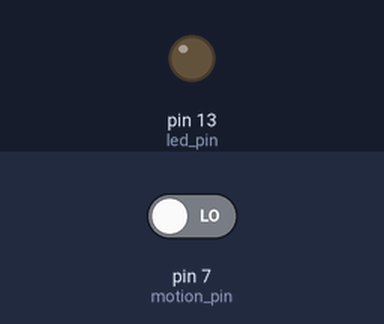
This sketch was run on a simulated Arduino Uno, built with avr-gcc and run on an emulated ATmega328P. Parts: output pins drawn as LEDs (lit = HIGH). Dashed ring = blinking. Inputs (shaded band) come from the test bench; at power-on: pin 7 (motion_pin) LOW.

Above: at 2.2 s.
2.3 s: pin 7 (motion_pin) driven HIGH
At 2.55 s:
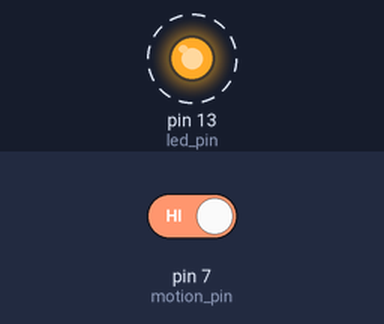
Timing chart, 0 to 11.3 s (numbered marks = the images above; inputs shaded):
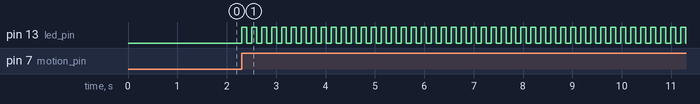

Measured:
- after the input at 2.3 s, pin 13 (led_pin): alternates HIGH for 0.10 s and LOW for 0.10 s, starting at once

The sketch:

MotionSenor.ino
```cpp
//Pins
const int led_pin = 13;
const int motion_pin = 7;

//Alarm
boolean alarm_mode = false;

//Variables for the flashing LED
int ledState = LOW;
long previousMillis = 0;
long interval = 100;  //Interval at wich to blinkk

void setup() {
  //Set pins to output
  pinMode(led_pin, OUTPUT);

  //Wait before starting the alarm
  delay(1000);


}

void loop() {
  //Motion detected?
  if (digitalRead(motion_pin)){
    alarm_mode = true;
  }

  //If alarm mode is on, flash the led
  if (alarm_mode){
    unsigned long currentMillis = millis();
    if(currentMillis - previousMillis > interval){
      previousMillis = currentMillis;
      if (ledState == LOW)
      ledState = HIGH;
      else
      ledState = LOW;
     //Switch the LED
     digitalWrite(led_pin, ledState);
    }
  }
}
```
